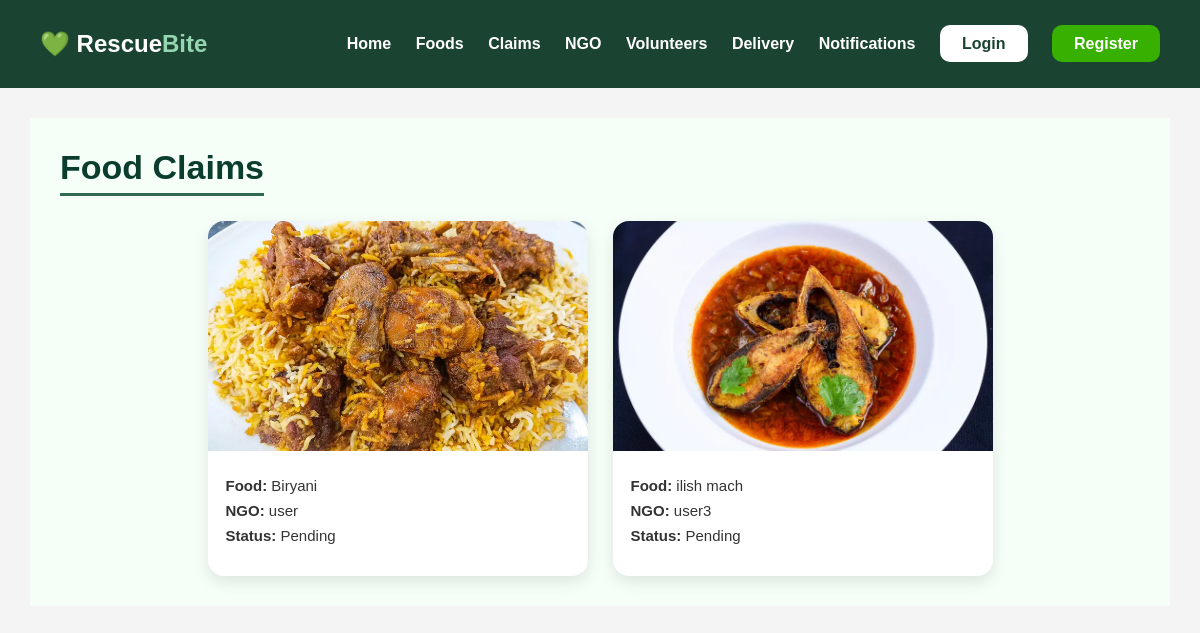
The page /donation/claims/ on the database as committed earlier.
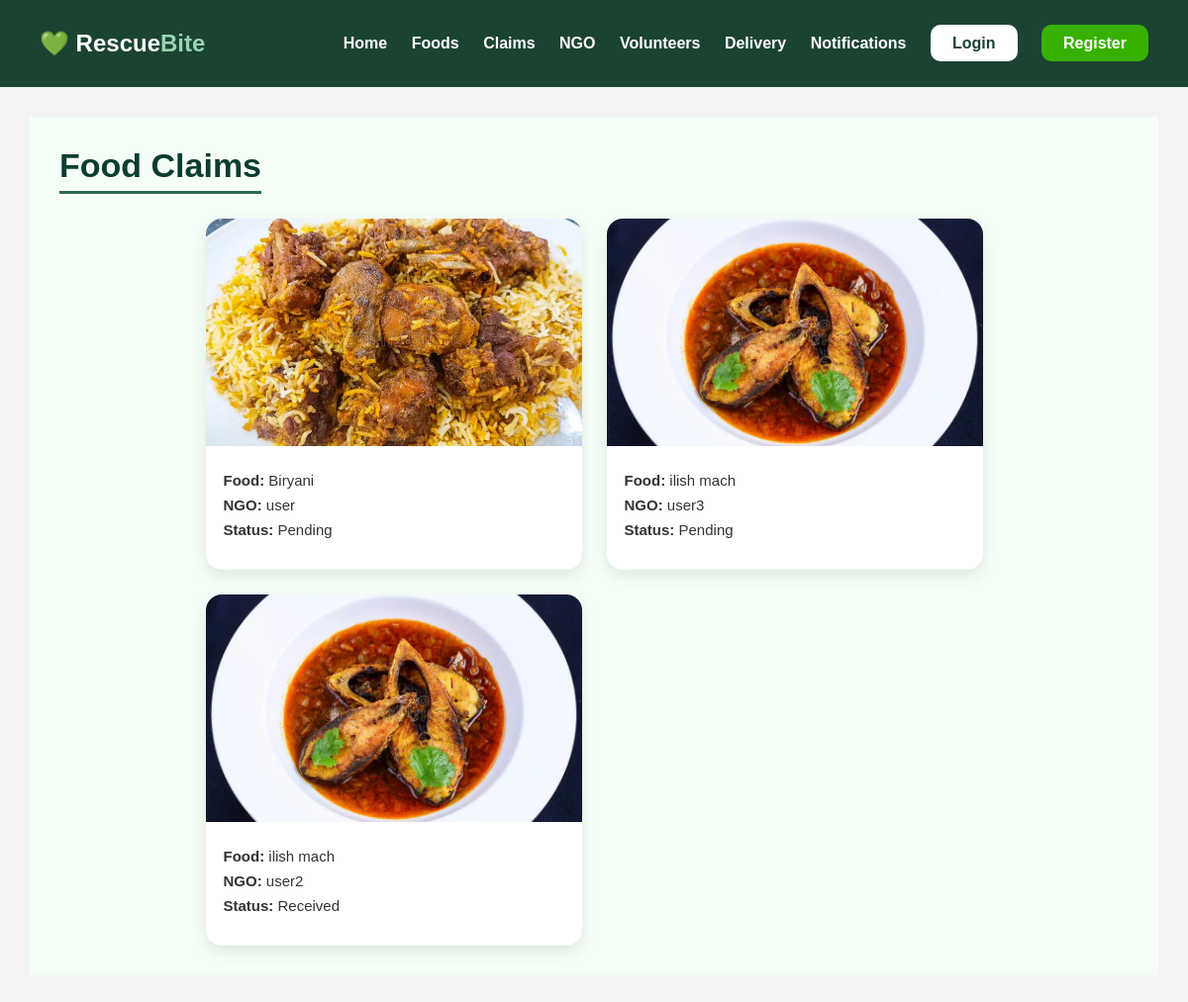
The same page on the database as committed later.
### donation/models.py (models this page shows, shortened)
class Claim(models.Model):
    food = models.ForeignKey(FoodItem,
                             on_delete=models.CASCADE)
    ngo = models.ForeignKey(User,
                            on_delete=models.CASCADE)
    status = models.CharField(max_length=50,
                              default='Pending')

class FoodItem(models.Model):
    restaurant = models.ForeignKey(User, on_delete=models.CASCADE)
    food_name = models.CharField(max_length=100)
    quantity = models.IntegerField()
    status = models.CharField(max_length=50, default='Available')
    expiry_date = models.DateField(null=True, blank=True)
    image = models.ImageField(upload_to='food_images/', null=True, blank=True)

### donation/views.py (the view)
def claim_list(request):
    claims = Claim.objects.all()
    return render(request,
                  'donation/claim_list.html',
                  {'claims': claims})

### donation/templates/donation/claim_list.html (shortened to what this page needs)
{% extends 'base.html' %}
{% load static %}
{% block content %}
<div class="claim-page">
    <div class="claim-header">
    <h2 class="claim-title">
        Food Claims
    </h2>
    </div>
    <div class="claim-grid">
        {% for claim in claims %}
        <div class="claim-card">
            <div class="claim-img">
                {% if claim.food.image %}
                    <img src="{{ claim.food.image.url }}" alt="Food Image">
                {% else %}
                    <img src="{% static 'images/foodpic1.jpg' %}" alt="Default Food">
                {% endif %}
            </div>
            <div class="claim-content">
                <p>
                    <b>Food:</b> {{ claim.food.food_name }}
                </p>
                <p>
                    <b>NGO:</b> {{ claim.ngo.username }}
                </p>
                <p>
                    <b>Status:</b> {{ claim.status }}
                </p>
            </div>
        </div>
        {% empty %}
        <p style="text-align:center;">
            No claims available.
        </p>
        {% endfor %}
    </div>
</div>
{% endblock %}

Rows that differ between the two databases and show on the page:
added Claim: food.image (picture), food.food_name "ilish mach", ngo.username "user2", status "Received"
